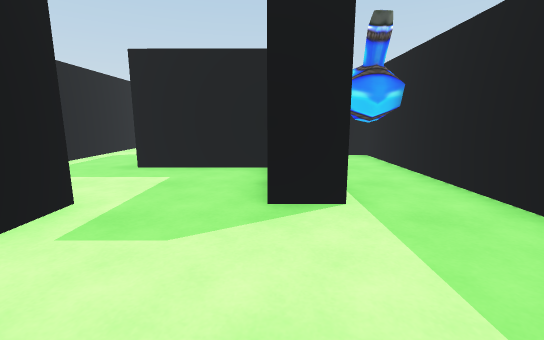
view 1 (above)

19 first-person views from a walk through a Unity game level. The camera is 1.2 m above the floor, tilts 10° down and sees 90° across. The floor is counted in squares, 1 m on a side. Each view is taken from the middle of a square. On the plan, view 1 faces up. The plan holds only what a view shows up to about 13 squares ahead; the rest is blank. The player is left out.

view 2
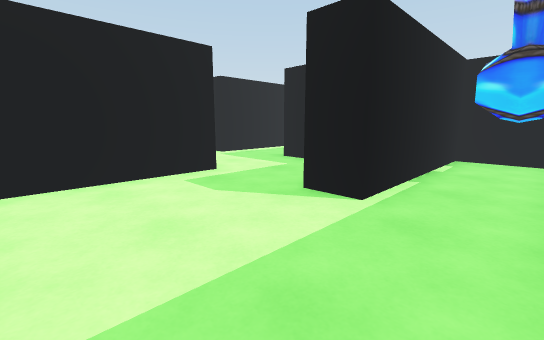

view 3
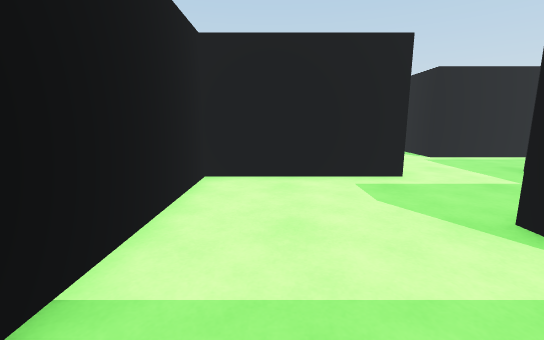

view 4
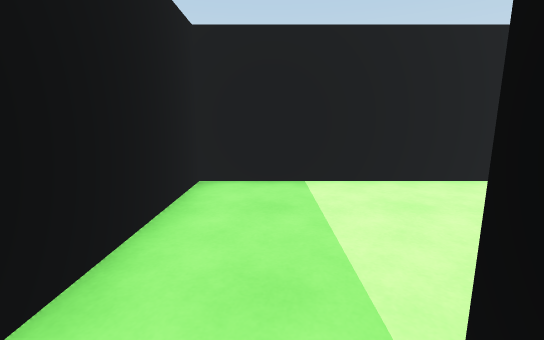

view 5
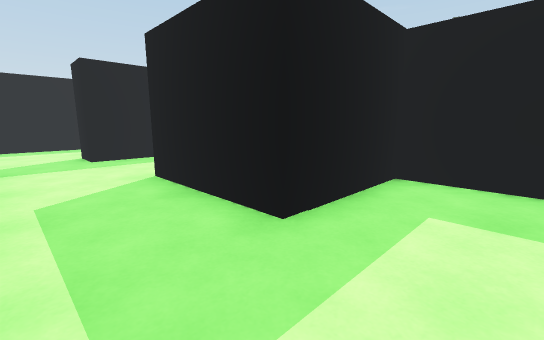

view 6
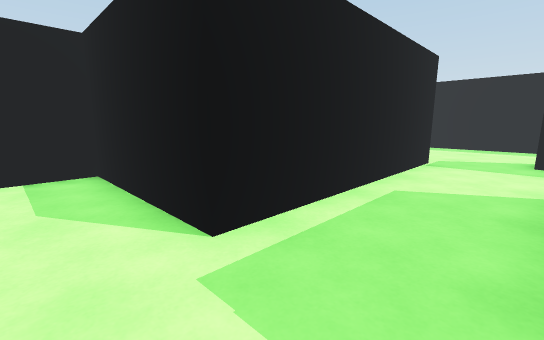

view 7
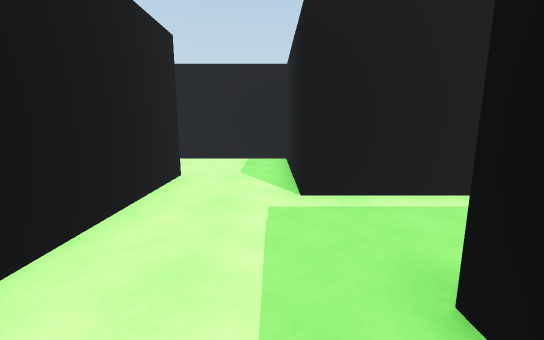

view 8
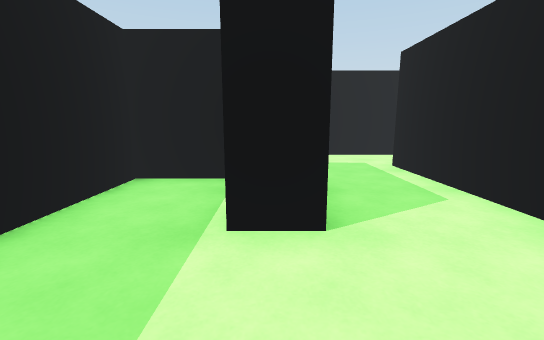

view 9
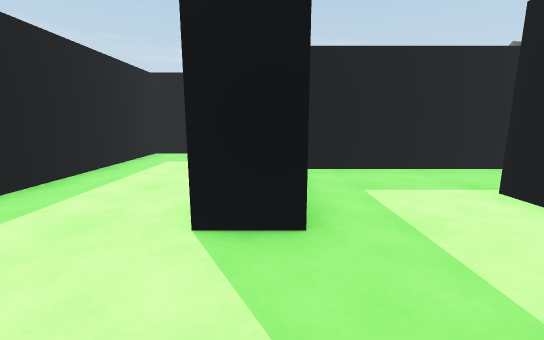

view 10
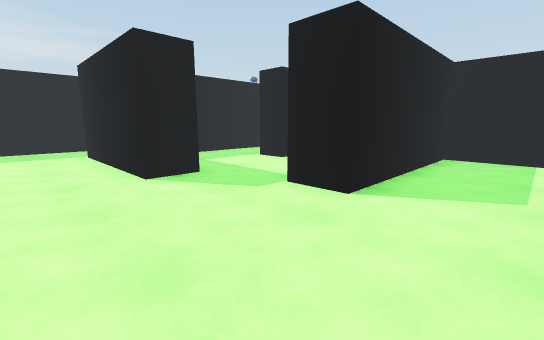

view 11
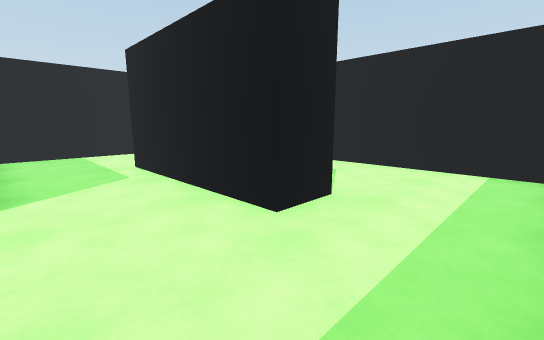

view 12
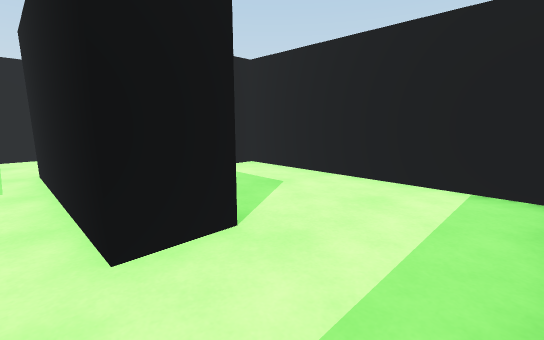

view 13
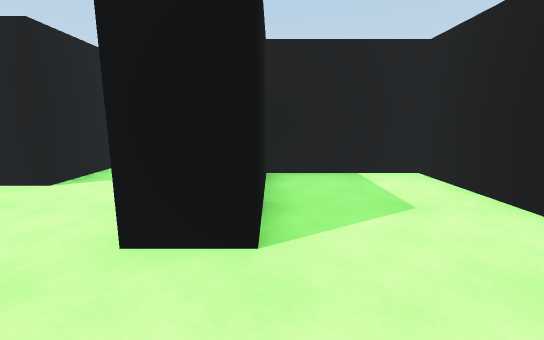

view 14
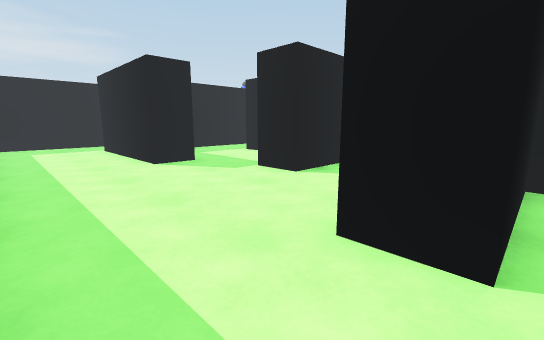

view 15
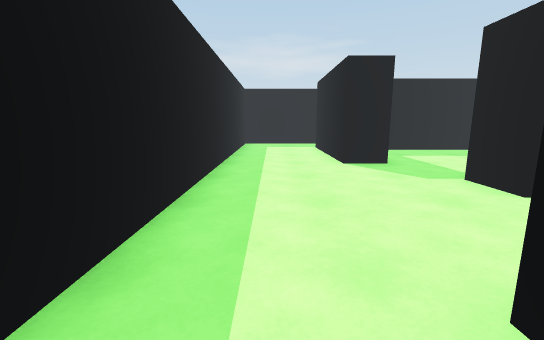

view 16
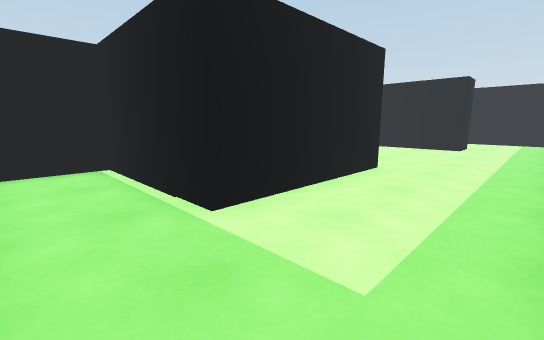

view 17
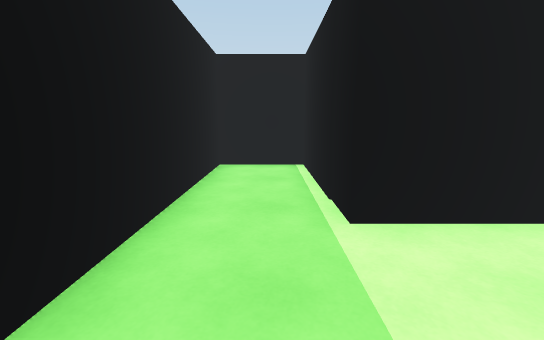

view 18
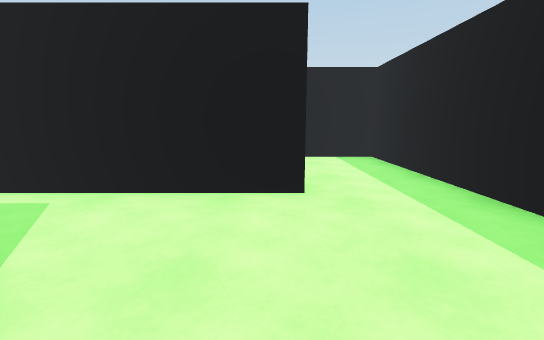

view 19
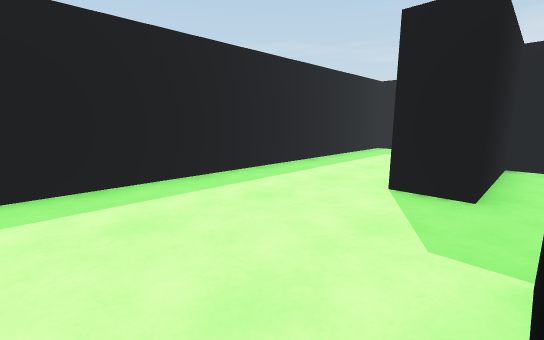

### Floor plan
Ten units are one square. View 1 is at (0, 0); x grows to the right and y downward. Boxes are objects, and circles mark ways between rooms. Rooms are numbered by the first view taken in them; rooms with no view inside come last. Other rooms are left out.
<svg viewBox="-160 -200 200 210">
<path fill="none" stroke="#000" d="M-30 -40 -30 5 35 5 35 -100 11 -100 11 -39 -1 -39M-20 -82 -1 -82 -1 -146 -41 -146M-26 -72 -36 -72 -36 -111 -24 -111M-64 -139 -64 -65 -110 -65 -110 -46M-81 -39 -39 -39M-1 -49 -1 -72 -26 -72M-41 -146 -41 -159 11 -159 11 -111 35 -111 35 -195 -155 -195 -155 -126 -119 -126 -119 -166 -105 -166 -105 -111M-104 -79 -78 -79 -78 -139 -64 -139"/>
<rect x="15" y="-85" width="20" height="20" fill="#bbb"><title>bottle</title></rect>
<circle cx="-15" cy="-40" r="3" fill="#2a7"/>
<circle cx="-30" cy="-55" r="3" fill="#2a7"/>
<circle cx="-50" cy="-150" r="3" fill="#2a7"/>
<text x="10" y="-30">1</text>
<text x="-40" y="-90">2</text>
<text x="-20" y="-50">3</text>
<text x="-70" y="-160">4</text>
</svg>
Room 1 opens to room 3. Room 2 opens to room 3. Room 2 opens to room 4.

Where each view was taken, in squares from view 1:
view 1: 0 up, 0 right, facing up
view 2: 0 up, 3 right, facing up-left
view 3: 1 up, 3 right, facing left
view 4: 5 up, 2 right, facing down
view 5: 5 up, 6 left, facing up-right
view 6: 5 up, 4 left, facing up-left
view 7: 6 up, 2 left, facing left
view 8: 14 up, 3 left, facing down
view 9: 15 up, 7 left, facing right
view 10: 18 up, 10 left, facing down-right
view 11: 19 up, 8 left, facing down-left
view 12: 19 up, 10 left, facing down-left
view 13: 19 up, 12 left, facing down
view 14: 19 up, 12 left, facing down-right
view 15: 18 up, 12 left, facing right
view 16: 19 up, 3 right, facing down-left
view 17: 19 up, 2 right, facing down
view 18: 16 up, 6 left, facing left
view 19: 14 up, 9 left, facing up-right
